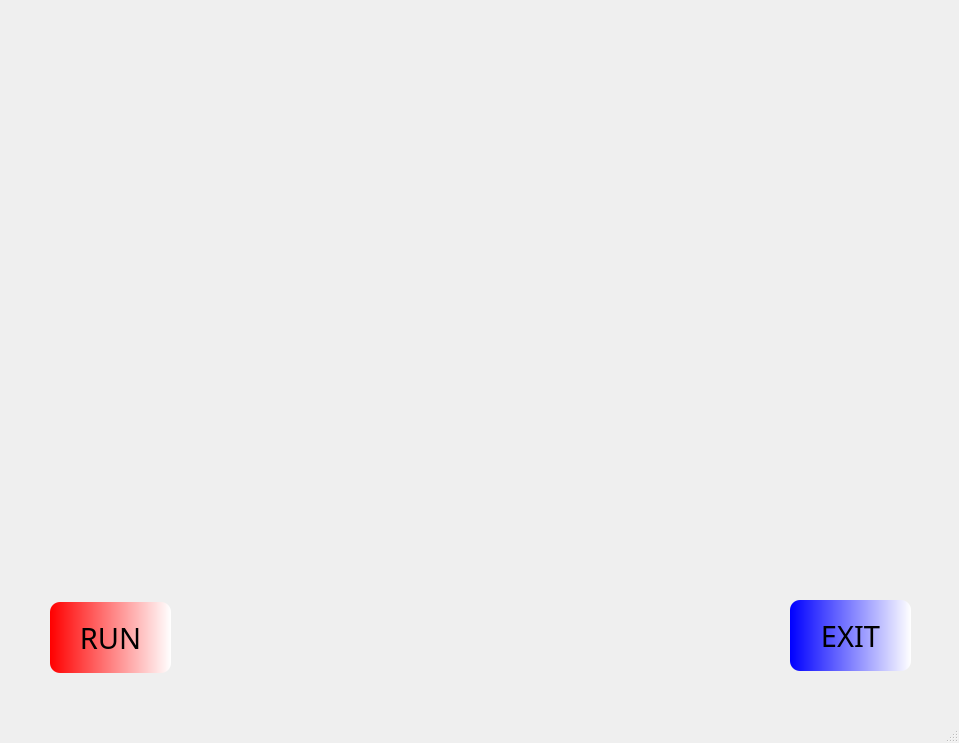
<?xml version="1.0" encoding="UTF-8"?>
<ui version="4.0">
 <class>MainWindow</class>
 <widget class="QMainWindow" name="MainWindow">
  <property name="geometry">
   <rect>
    <x>0</x>
    <y>0</y>
    <width>959</width>
    <height>743</height>
   </rect>
  </property>
  <property name="windowTitle">
   <string>MainWindow</string>
  </property>
  <widget class="QWidget" name="centralwidget">
   <widget class="QLabel" name="label">
    <property name="geometry">
     <rect>
      <x>0</x>
      <y>0</y>
      <width>961</width>
      <height>721</height>
     </rect>
    </property>
    <property name="text">
     <string/>
    </property>
    <property name="pixmap">
     <pixmap>Assets/lucifer_gif1.gif</pixmap>
    </property>
   </widget>
   <widget class="QPushButton" name="pushButton">
    <property name="geometry">
     <rect>
      <x>50</x>
      <y>602</y>
      <width>121</width>
      <height>71</height>
     </rect>
    </property>
    <property name="font">
     <font>
      <family>Nirmala UI Semilight</family>
      <pointsize>22</pointsize>
     </font>
    </property>
    <property name="styleSheet">
     <string notr="true">background-color: qlineargradient(spread:pad, x1:0, y1:0, x2:1, y2:0, stop:0 rgba(255, 0, 0, 255), stop:1 rgba(255, 255, 255, 255));
border-radius: 10</string>
    </property>
    <property name="text">
     <string>RUN</string>
    </property>
   </widget>
   <widget class="QPushButton" name="pushButton_2">
    <property name="geometry">
     <rect>
      <x>790</x>
      <y>600</y>
      <width>121</width>
      <height>71</height>
     </rect>
    </property>
    <property name="font">
     <font>
      <family>Nirmala UI Semilight</family>
      <pointsize>22</pointsize>
     </font>
    </property>
    <property name="styleSheet">
     <string notr="true">background-color: qlineargradient(spread:pad, x1:0, y1:0, x2:1, y2:0, stop:0 rgba(0, 0, 255, 255), stop:1 rgba(255, 255, 255, 255));
border-radius: 10</string>
    </property>
    <property name="text">
     <string>EXIT</string>
    </property>
   </widget>
  </widget>
  <widget class="QStatusBar" name="statusbar"/>
 </widget>
 <resources/>
 <connections/>
</ui>
